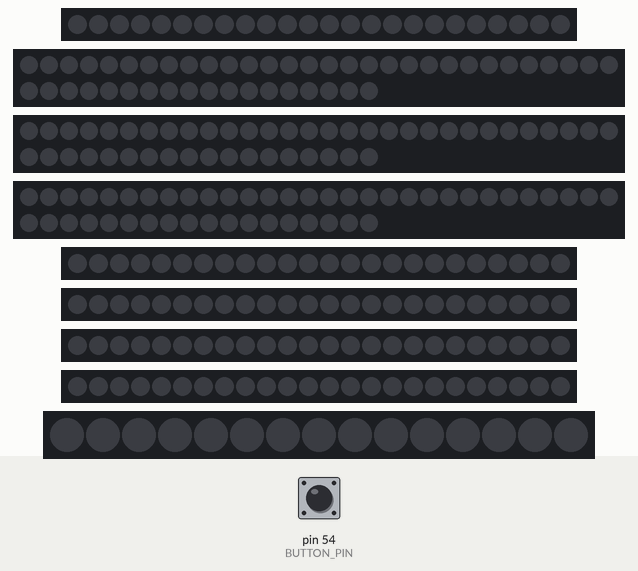
Recording of a sketch running on a simulated Arduino Mega 2560, built with avr-gcc and run on an emulated ATmega2560. On the bench: 5 × 24 RGB LEDs in strip order, left to right, 3 × 48 RGB LEDs in strip order, left to right, continuing on the next row, 15 RGB LEDs in strip order, left to right. Inputs (shaded band) come from the test bench; at power-on: pin 54 (BUTTON_PIN) LOW.

Above: at 1.2 s.
1.3 s: pin 54 (BUTTON_PIN) pulled HIGH for 0.15 s
At 2.2 s:
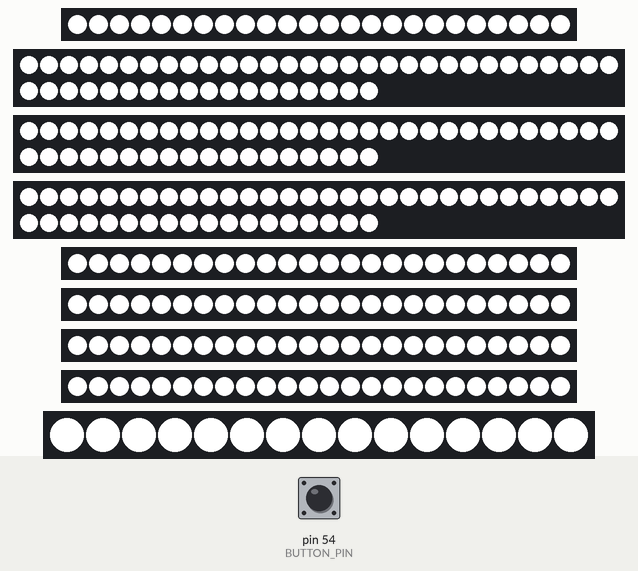
2.9 s: pin 54 (BUTTON_PIN) pulled HIGH for 1 s
At 4.5 s:
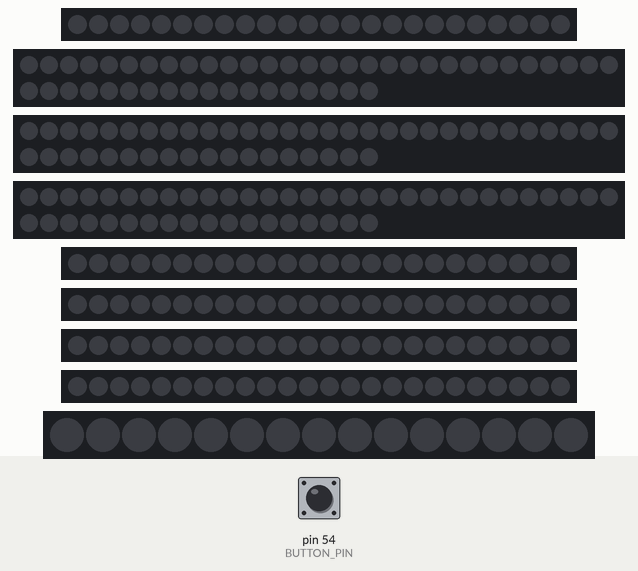
5.4 s: pin 54 (BUTTON_PIN) pulled HIGH for 3.2 s
At 9.5 s:
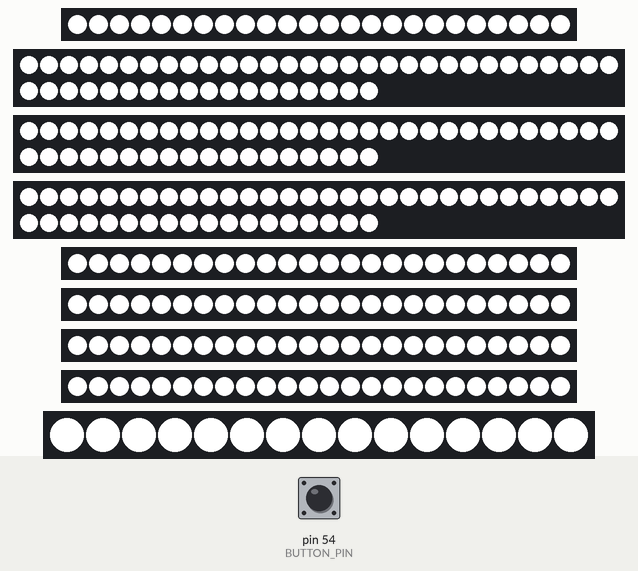
Timing chart, 0 to 11.0 s (numbered marks = the images above; inputs shaded):
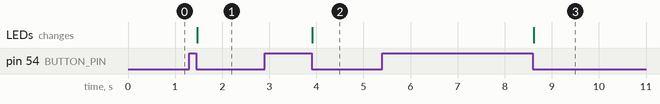

Measured:
- after the input at 1.3 s, the LEDs: change after 0.17 s (image 1)
- after the input at 2.9 s, the LEDs: change after 1.0 s (image 2)
- after the input at 5.4 s, the LEDs: change after 3.2 s (image 3)

The sketch:

light_on_fast_button_2.ino
```cpp
#include <Adafruit_NeoPixel.h>

#define BUTTON_PIN 54

#define LED_PIN_1 12
#define LED_COUNT_1 24

#define LED_PIN_2 14
#define LED_COUNT_2 48

#define LED_PIN_3 16
#define LED_COUNT_3 48

#define LED_PIN_4 18
#define LED_COUNT_4 48

#define LED_PIN_5 20
#define LED_COUNT_5 24

#define LED_PIN_6 22
#define LED_COUNT_6 24

#define LED_PIN_7 24
#define LED_COUNT_7 24

#define LED_PIN_8 26
#define LED_COUNT_8 24

#define LED_PIN_9 28
#define LED_COUNT_9 15

Adafruit_NeoPixel strip_1(LED_COUNT_1, LED_PIN_1, NEO_GRB + NEO_KHZ800);
Adafruit_NeoPixel strip_2(LED_COUNT_2, LED_PIN_2, NEO_GRB + NEO_KHZ800);
Adafruit_NeoPixel strip_3(LED_COUNT_3, LED_PIN_3, NEO_GRB + NEO_KHZ800);
Adafruit_NeoPixel strip_4(LED_COUNT_4, LED_PIN_4, NEO_GRB + NEO_KHZ800);
Adafruit_NeoPixel strip_5(LED_COUNT_5, LED_PIN_5, NEO_GRB + NEO_KHZ800);
Adafruit_NeoPixel strip_6(LED_COUNT_6, LED_PIN_6, NEO_GRB + NEO_KHZ800);
Adafruit_NeoPixel strip_7(LED_COUNT_7, LED_PIN_7, NEO_GRB + NEO_KHZ800);
Adafruit_NeoPixel strip_8(LED_COUNT_8, LED_PIN_8, NEO_GRB + NEO_KHZ800);
Adafruit_NeoPixel strip_9(LED_COUNT_9, LED_PIN_9, NEO_GRB + NEO_KHZ800);

bool buttonState = false;
bool lastButtonState = false;
bool lightsOn = false;

void setup() {
  strip_1.begin();
  strip_1.show();

  strip_2.begin();
  strip_2.show();

  strip_3.begin();
  strip_3.show();

  strip_4.begin();
  strip_4.show();

  strip_5.begin();
  strip_5.show();

  strip_6.begin();
  strip_6.show();

  strip_7.begin();
  strip_7.show();

  strip_8.begin();
  strip_8.show();

  strip_9.begin();
  strip_9.show();

  pinMode(BUTTON_PIN, INPUT);
}

void loop() {
  buttonState = digitalRead(BUTTON_PIN);

  if (buttonState != lastButtonState) {
    if (buttonState == LOW) {
      lightsOn = !lightsOn; // Инвертируем состояние лент при каждом нажатии кнопки

      if (lightsOn) {
        // Включаем все линии при первом нажатии
        for(int i=0; i<LED_COUNT_1; i++) {
          strip_1.setPixelColor(i, strip_1.Color(255, 255, 255)); //
        }
        strip_1.show();

        for(int i=0; i<LED_COUNT_2; i++) {
          strip_2.setPixelColor(i, strip_2.Color(255, 255, 255)); //
        }
        strip_2.show();

        for(int i=0; i<LED_COUNT_3; i++) {
          strip_3.setPixelColor(i, strip_3.Color(255, 255, 255)); //
        }
        strip_3.show();

        for(int i=0; i<LED_COUNT_4; i++) {
          strip_4.setPixelColor(i, strip_4.Color(255, 255, 255)); //
        }
        strip_4.show();

        for(int i=0; i<LED_COUNT_5; i++) {
          strip_5.setPixelColor(i, strip_5.Color(255, 255, 255)); //
        }
        strip_5.show();

        for(int i=0; i<LED_COUNT_6; i++) {
          strip_6.setPixelColor(i, strip_6.Color(255, 255, 255)); //
        }
        strip_6.show();

        for(int i=0; i<LED_COUNT_7; i++) {
          strip_7.setPixelColor(i, strip_7.Color(255, 255, 255)); //
        }
        strip_7.show();

        for(int i=0; i<LED_COUNT_8; i++) {
          strip_8.setPixelColor(i, strip_8.Color(255, 255, 255)); //
        }
        strip_8.show();

        for(int i=0; i<LED_COUNT_9; i++) {
          strip_9.setPixelColor(i, strip_9.Color(255, 255, 255)); //
        }
        strip_9.show();

      } else {
        // Выключаем все линии при втором нажатии
        strip_1.clear();
        strip_1.show();
        strip_2.clear();
        strip_2.show();
        strip_3.clear();
        strip_3.show();
        strip_4.clear();
        strip_4.show();
        strip_5.clear();
        strip_5.show();
        strip_6.clear();
        strip_6.show();
        strip_7.clear();
        strip_7.show();
        strip_8.clear();
        strip_8.show();
        strip_9.clear();
        strip_9.show();
      }
    }
  }

  lastButtonState = buttonState;
}


//Этот код позволяет включать и выключать все линии адресной ленты при каждом нажатии кнопки, инвертируя их состояние.
```
